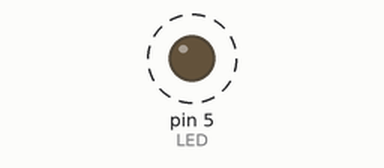
A sketch run on a simulated Arduino Uno, built with avr-gcc and run on an emulated ATmega328P. Parts: output pins drawn as LEDs (lit = HIGH). Dashed ring = blinking. What the sketch prints to the serial monitor is not drawn.

Above: at 0.5 s.
Timing chart, 0 to 4.6 s (numbered marks = the images above):
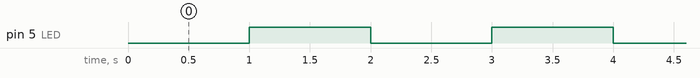

The sketch:

Harjoitus_2.ino
```cpp
#define LED 5
#define ON LOW
#define OFF HIGH
bool val = digitalRead(5);

void setup() {
  pinMode(LED, OUTPUT);
  Serial.begin(9600);
}

int viive = 1000;

void loop(){
  digitalWrite (LED, ON);
  if (val = true){Serial.println("LED ON");}
  delay(viive);
  digitalWrite(LED, OFF);
  Serial.println("LED OFF");
  delay(viive);

}
```

Measured:
- by itself, pin 5 (LED): alternates HIGH for 1.0 s and LOW for 1.0 s
